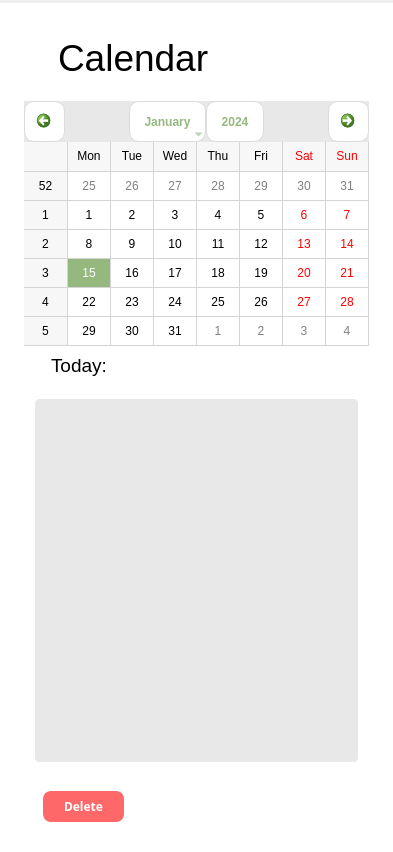
<?xml version="1.0" encoding="UTF-8"?>
<ui version="4.0">
 <class>MainWindow</class>
 <widget class="QMainWindow" name="MainWindow">
  <property name="geometry">
   <rect>
    <x>0</x>
    <y>0</y>
    <width>393</width>
    <height>852</height>
   </rect>
  </property>
  <property name="minimumSize">
   <size>
    <width>393</width>
    <height>852</height>
   </size>
  </property>
  <property name="maximumSize">
   <size>
    <width>393</width>
    <height>852</height>
   </size>
  </property>
  <property name="windowTitle">
   <string>MainWindow</string>
  </property>
  <widget class="QWidget" name="centralwidget">
   <widget class="QStackedWidget" name="stackedWidget">
    <property name="geometry">
     <rect>
      <x>0</x>
      <y>3</y>
      <width>393</width>
      <height>852</height>
     </rect>
    </property>
    <property name="styleSheet">
     <string notr="true">background-color: rgb(255, 255, 255);</string>
    </property>
    <property name="currentIndex">
     <number>0</number>
    </property>
    <widget class="QWidget" name="Calendar1">
     <property name="styleSheet">
      <string notr="true">background-color: rgb(255, 255, 255);
</string>
     </property>
     <widget class="QLabel" name="HeaderPage1">
      <property name="geometry">
       <rect>
        <x>58</x>
        <y>30</y>
        <width>215</width>
        <height>51</height>
       </rect>
      </property>
      <property name="toolTip">
       <string>&lt;html&gt;&lt;head/&gt;&lt;body&gt;&lt;p&gt;&lt;span style=&quot; font-size:36pt;&quot;&gt;Calendar&lt;/span&gt;&lt;/p&gt;&lt;/body&gt;&lt;/html&gt;</string>
      </property>
      <property name="styleSheet">
       <string notr="true">font-family: 'Poppins', sans-serif;

background:none;</string>
      </property>
      <property name="text">
       <string>&lt;html&gt;&lt;head/&gt;&lt;body&gt;&lt;p&gt;&lt;span style=&quot; font-size:28pt;&quot;&gt;Calendar&lt;/span&gt;&lt;/p&gt;&lt;/body&gt;&lt;/html&gt;</string>
      </property>
      <property name="textFormat">
       <enum>Qt::MarkdownText</enum>
      </property>
      <property name="scaledContents">
       <bool>false</bool>
      </property>
     </widget>
     <widget class="QPushButton" name="BackButton">
      <property name="geometry">
       <rect>
        <x>18</x>
        <y>40</y>
        <width>31</width>
        <height>31</height>
       </rect>
      </property>
      <property name="toolTip">
       <string>&lt;html&gt;&lt;head/&gt;&lt;body&gt;&lt;p&gt;&lt;img src=&quot;:/Back Button.png&quot;/&gt;&lt;/p&gt;&lt;/body&gt;&lt;/html&gt;</string>
      </property>
      <property name="styleSheet">
       <string notr="true">backgroiund:none;
border-style: outset;
background-color:transparent;</string>
      </property>
      <property name="text">
       <string/>
      </property>
      <property name="icon">
       <iconset resource="calendar_assets/resource.qrc">
        <normaloff>:/Back Button.png</normaloff>:/Back Button.png</iconset>
      </property>
      <property name="iconSize">
       <size>
        <width>25</width>
        <height>25</height>
       </size>
      </property>
      <property name="autoDefault">
       <bool>false</bool>
      </property>
     </widget>
     <widget class="QCalendarWidget" name="CalendarWidget">
      <property name="geometry">
       <rect>
        <x>24</x>
        <y>98</y>
        <width>345</width>
        <height>245</height>
       </rect>
      </property>
      <property name="styleSheet">
       <string notr="true">


/* Calendar Navigation Bar */
QCalendarWidget QWidget#qt_calendar_navigationbar {
    background-color: #E8E8E8; /* Grey background color */
	color: rgb(149, 184, 127);
}

/* Calendar Navigation Buttons */
QCalendarWidget QToolButton {
    color: #95b87f; /* Text color */
    border: 1px solid #dcdcdc; /* Border style */
    border-radius: 10px; /* Rounded corners */
    padding: 10px; /* Padding */
}

/* Calendar Month and Year */
QCalendarWidget QSpinBox, QCalendarWidget QComboBox {
    color: #d1e6bf; /* Text color */
    padding: 5px; /* Adjust padding for year */
    border: 4px solid #dcdcdc; /* Border style */
    border-radius: 10px; /* Rounded corners */
}

/* Remove down-arrow indication */
QCalendarWidget QComboBox::down-arrow {
    width: 0;
    color: transparent;
}

/* Calendar Dropdown */
QCalendarWidget QMenu {
    width: 200px; /* Width of the dropdown */
}

/* Selected Date */
QCalendarWidget QAbstractItemView:enabled {
    selection-background-color: #95b87f; /* Background color of selected date */
	border-radius:5px;
    selection-color: #ffffff; /* Text color of selected date */
}

/* Disabled Dates */
QCalendarWidget QAbstractItemView:disabled {
    color: #808080; /* Disabled text color */
}



</string>
      </property>
      <property name="gridVisible">
       <bool>true</bool>
      </property>
      <property name="navigationBarVisible">
       <bool>true</bool>
      </property>
      <property name="dateEditEnabled">
       <bool>true</bool>
      </property>
     </widget>
     <widget class="QLabel" name="TodayPage1">
      <property name="geometry">
       <rect>
        <x>51</x>
        <y>342</y>
        <width>161</width>
        <height>41</height>
       </rect>
      </property>
      <property name="toolTip">
       <string>&lt;html&gt;&lt;head/&gt;&lt;body&gt;&lt;p&gt;&lt;span style=&quot; font-size:36pt;&quot;&gt;Calendar&lt;/span&gt;&lt;/p&gt;&lt;/body&gt;&lt;/html&gt;</string>
      </property>
      <property name="styleSheet">
       <string notr="true">background-color:transparent;
font: 8pt &quot;Sans Serif Collection&quot;;</string>
      </property>
      <property name="text">
       <string>&lt;html&gt;&lt;head/&gt;&lt;body&gt;&lt;p&gt;&lt;span style=&quot; font-size:14pt;&quot;&gt;Today:&lt;/span&gt;&lt;/p&gt;&lt;/body&gt;&lt;/html&gt;</string>
      </property>
      <property name="textFormat">
       <enum>Qt::MarkdownText</enum>
      </property>
      <property name="scaledContents">
       <bool>false</bool>
      </property>
     </widget>
     <widget class="QPushButton" name="pushButton">
      <property name="geometry">
       <rect>
        <x>277</x>
        <y>766</y>
        <width>91</width>
        <height>81</height>
       </rect>
      </property>
      <property name="styleSheet">
       <string notr="true">border-style: outset;
background-color:transparent;</string>
      </property>
      <property name="text">
       <string/>
      </property>
      <property name="icon">
       <iconset resource="calendar_assets/resource.qrc">
        <normaloff>:/AddButton.png</normaloff>:/AddButton.png</iconset>
      </property>
      <property name="iconSize">
       <size>
        <width>60</width>
        <height>60</height>
       </size>
      </property>
     </widget>
     <widget class="QListWidget" name="taskListWidget">
      <property name="geometry">
       <rect>
        <x>31</x>
        <y>392</y>
        <width>331</width>
        <height>371</height>
       </rect>
      </property>
      <property name="font">
       <font>
        <pointsize>12</pointsize>
        <weight>75</weight>
        <bold>true</bold>
       </font>
      </property>
      <property name="styleSheet">
       <string notr="true">background-color: rgb(255, 239, 213);
color: rgb(255, 255, 255);
background-color: rgb(232, 232, 232);
border-radius:8px;
border:4px solid white;
padding:20px;</string>
      </property>
     </widget>
     <widget class="QPushButton" name="doneTask">
      <property name="geometry">
       <rect>
        <x>43</x>
        <y>788</y>
        <width>81</width>
        <height>31</height>
       </rect>
      </property>
      <property name="font">
       <font>
        <family>Sans Serif Collection</family>
        <weight>75</weight>
        <bold>true</bold>
       </font>
      </property>
      <property name="styleSheet">
       <string notr="true">
        color: #ffffff; /* Text color for enabled state */
        background-color: #FF6868; /* Background color */
        border: 2px solid #FF6868; /* Border color */
        border-radius: 8px; /* Rounded corners */
        padding: 5px 10px; /* Padding */





</string>
      </property>
      <property name="text">
       <string>Delete</string>
      </property>
     </widget>
     <zorder>taskListWidget</zorder>
     <zorder>HeaderPage1</zorder>
     <zorder>BackButton</zorder>
     <zorder>CalendarWidget</zorder>
     <zorder>TodayPage1</zorder>
     <zorder>pushButton</zorder>
     <zorder>doneTask</zorder>
    </widget>
    <widget class="QWidget" name="Calendar2">
     <property name="styleSheet">
      <string notr="true">background-color: rgb(255, 255, 255);</string>
     </property>
     <widget class="QLabel" name="CalendarLabel_5">
      <property name="geometry">
       <rect>
        <x>70</x>
        <y>50</y>
        <width>191</width>
        <height>51</height>
       </rect>
      </property>
      <property name="toolTip">
       <string>&lt;html&gt;&lt;head/&gt;&lt;body&gt;&lt;p&gt;&lt;span style=&quot; font-size:36pt;&quot;&gt;Calendar&lt;/span&gt;&lt;/p&gt;&lt;/body&gt;&lt;/html&gt;</string>
      </property>
      <property name="styleSheet">
       <string notr="true">font-family: 'Poppins', sans-serif;
background:none;</string>
      </property>
      <property name="text">
       <string>&lt;html&gt;&lt;head/&gt;&lt;body&gt;&lt;p&gt;&lt;span style=&quot; font-size:28pt;&quot;&gt;Task Editor&lt;/span&gt;&lt;/p&gt;&lt;/body&gt;&lt;/html&gt;</string>
      </property>
      <property name="textFormat">
       <enum>Qt::MarkdownText</enum>
      </property>
      <property name="scaledContents">
       <bool>false</bool>
      </property>
     </widget>
     <widget class="QPushButton" name="BackButtonPage2">
      <property name="geometry">
       <rect>
        <x>30</x>
        <y>60</y>
        <width>31</width>
        <height>31</height>
       </rect>
      </property>
      <property name="toolTip">
       <string>&lt;html&gt;&lt;head/&gt;&lt;body&gt;&lt;p&gt;&lt;img src=&quot;:/Back Button.png&quot;/&gt;&lt;/p&gt;&lt;/body&gt;&lt;/html&gt;</string>
      </property>
      <property name="styleSheet">
       <string notr="true">background:none;
background-color:transparent;
border-style: outset;</string>
      </property>
      <property name="text">
       <string/>
      </property>
      <property name="icon">
       <iconset resource="calendar_assets/resource.qrc">
        <normaloff>:/Back Button.png</normaloff>:/Back Button.png</iconset>
      </property>
      <property name="iconSize">
       <size>
        <width>25</width>
        <height>25</height>
       </size>
      </property>
      <property name="autoDefault">
       <bool>false</bool>
      </property>
     </widget>
     <widget class="QLabel" name="TitlePage2">
      <property name="geometry">
       <rect>
        <x>30</x>
        <y>130</y>
        <width>61</width>
        <height>41</height>
       </rect>
      </property>
      <property name="toolTip">
       <string>&lt;html&gt;&lt;head/&gt;&lt;body&gt;&lt;p&gt;&lt;span style=&quot; font-size:36pt;&quot;&gt;Calendar&lt;/span&gt;&lt;/p&gt;&lt;/body&gt;&lt;/html&gt;</string>
      </property>
      <property name="styleSheet">
       <string notr="true">background:none;
background-color:transparent;
font: 8pt &quot;Sans Serif Collection&quot;;</string>
      </property>
      <property name="text">
       <string>&lt;html&gt;&lt;head/&gt;&lt;body&gt;&lt;p&gt;&lt;span style=&quot; font-size:14pt;&quot;&gt;Title&lt;/span&gt;&lt;/p&gt;&lt;p&gt;&lt;br/&gt;&lt;/p&gt;&lt;/body&gt;&lt;/html&gt;</string>
      </property>
      <property name="textFormat">
       <enum>Qt::MarkdownText</enum>
      </property>
      <property name="scaledContents">
       <bool>false</bool>
      </property>
     </widget>
     <widget class="QTextEdit" name="TitleText">
      <property name="geometry">
       <rect>
        <x>20</x>
        <y>170</y>
        <width>341</width>
        <height>39</height>
       </rect>
      </property>
      <property name="font">
       <font>
        <family>Verdana</family>
        <pointsize>10</pointsize>
       </font>
      </property>
      <property name="styleSheet">
       <string notr="true">background-color: rgb(232, 232, 232);
border-radius:8px;
border:2px solid white;
padding:2px
</string>
      </property>
      <property name="html">
       <string>&lt;!DOCTYPE HTML PUBLIC &quot;-//W3C//DTD HTML 4.0//EN&quot; &quot;http://www.w3.org/TR/REC-html40/strict.dtd&quot;&gt;
&lt;html&gt;&lt;head&gt;&lt;meta name=&quot;qrichtext&quot; content=&quot;1&quot; /&gt;&lt;style type=&quot;text/css&quot;&gt;
p, li { white-space: pre-wrap; }
&lt;/style&gt;&lt;/head&gt;&lt;body style=&quot; font-family:'Verdana'; font-size:10pt; font-weight:400; font-style:normal;&quot;&gt;
&lt;p style=&quot;-qt-paragraph-type:empty; margin-top:0px; margin-bottom:0px; margin-left:0px; margin-right:0px; -qt-block-indent:0; text-indent:0px; font-size:14pt;&quot;&gt;&lt;br /&gt;&lt;/p&gt;&lt;/body&gt;&lt;/html&gt;</string>
      </property>
     </widget>
     <widget class="QLabel" name="DatePage2">
      <property name="geometry">
       <rect>
        <x>30</x>
        <y>220</y>
        <width>61</width>
        <height>41</height>
       </rect>
      </property>
      <property name="toolTip">
       <string>&lt;html&gt;&lt;head/&gt;&lt;body&gt;&lt;p&gt;&lt;span style=&quot; font-size:36pt;&quot;&gt;Calendar&lt;/span&gt;&lt;/p&gt;&lt;/body&gt;&lt;/html&gt;</string>
      </property>
      <property name="styleSheet">
       <string notr="true">background:none;
background-color:transparent;
font: 8pt &quot;Sans Serif Collection&quot;;</string>
      </property>
      <property name="text">
       <string>&lt;html&gt;&lt;head/&gt;&lt;body&gt;&lt;p&gt;&lt;span style=&quot; font-size:14pt;&quot;&gt;Date&lt;/span&gt;&lt;/p&gt;&lt;p&gt;&lt;br/&gt;&lt;/p&gt;&lt;/body&gt;&lt;/html&gt;</string>
      </property>
      <property name="textFormat">
       <enum>Qt::MarkdownText</enum>
      </property>
      <property name="scaledContents">
       <bool>false</bool>
      </property>
     </widget>
     <widget class="QLabel" name="DescriptionPage2">
      <property name="geometry">
       <rect>
        <x>30</x>
        <y>330</y>
        <width>111</width>
        <height>41</height>
       </rect>
      </property>
      <property name="toolTip">
       <string>&lt;html&gt;&lt;head/&gt;&lt;body&gt;&lt;p&gt;&lt;span style=&quot; font-size:36pt;&quot;&gt;Calendar&lt;/span&gt;&lt;/p&gt;&lt;/body&gt;&lt;/html&gt;</string>
      </property>
      <property name="styleSheet">
       <string notr="true">background:none;
background-color:transparent;
font: 8pt &quot;Sans Serif Collection&quot;;</string>
      </property>
      <property name="text">
       <string>&lt;html&gt;&lt;head/&gt;&lt;body&gt;&lt;p&gt;&lt;span style=&quot; font-size:14pt;&quot;&gt;Description&lt;/span&gt;&lt;/p&gt;&lt;p&gt;&lt;br/&gt;&lt;/p&gt;&lt;/body&gt;&lt;/html&gt;</string>
      </property>
      <property name="textFormat">
       <enum>Qt::MarkdownText</enum>
      </property>
      <property name="scaledContents">
       <bool>false</bool>
      </property>
     </widget>
     <widget class="QTextEdit" name="DescriptionText">
      <property name="geometry">
       <rect>
        <x>20</x>
        <y>380</y>
        <width>341</width>
        <height>161</height>
       </rect>
      </property>
      <property name="font">
       <font>
        <family>Verdana</family>
        <pointsize>12</pointsize>
        <weight>75</weight>
        <bold>true</bold>
       </font>
      </property>
      <property name="styleSheet">
       <string notr="true">border:3px solid white;

background-color: rgb(232, 232, 232);
border-radius:8px;
padding:20px;</string>
      </property>
      <property name="html">
       <string>&lt;!DOCTYPE HTML PUBLIC &quot;-//W3C//DTD HTML 4.0//EN&quot; &quot;http://www.w3.org/TR/REC-html40/strict.dtd&quot;&gt;
&lt;html&gt;&lt;head&gt;&lt;meta name=&quot;qrichtext&quot; content=&quot;1&quot; /&gt;&lt;style type=&quot;text/css&quot;&gt;
p, li { white-space: pre-wrap; }
&lt;/style&gt;&lt;/head&gt;&lt;body style=&quot; font-family:'Verdana'; font-size:12pt; font-weight:600; font-style:normal;&quot;&gt;
&lt;p style=&quot;-qt-paragraph-type:empty; margin-top:0px; margin-bottom:0px; margin-left:0px; margin-right:0px; -qt-block-indent:0; text-indent:0px;&quot;&gt;&lt;br /&gt;&lt;/p&gt;&lt;/body&gt;&lt;/html&gt;</string>
      </property>
     </widget>
     <widget class="QPushButton" name="Save">
      <property name="geometry">
       <rect>
        <x>270</x>
        <y>570</y>
        <width>81</width>
        <height>31</height>
       </rect>
      </property>
      <property name="font">
       <font>
        <weight>75</weight>
        <bold>true</bold>
       </font>
      </property>
      <property name="styleSheet">
       <string notr="true">color: #ffffff; /* Text color for enabled state */
background-color: #99BC85; /* Background color */
border: 2px solid #99BC85; /* Border color */
border-style: outset;
border-radius: 8px;</string>
      </property>
      <property name="text">
       <string>Save</string>
      </property>
     </widget>
     <widget class="QComboBox" name="MonthBox">
      <property name="geometry">
       <rect>
        <x>30</x>
        <y>290</y>
        <width>81</width>
        <height>22</height>
       </rect>
      </property>
      <property name="styleSheet">
       <string notr="true">border-radius:7px;
border:3px solid white;
background-color: rgb(232, 232, 232);</string>
      </property>
     </widget>
     <widget class="QComboBox" name="DayBox">
      <property name="geometry">
       <rect>
        <x>150</x>
        <y>290</y>
        <width>81</width>
        <height>22</height>
       </rect>
      </property>
      <property name="styleSheet">
       <string notr="true">border-radius:7px;
border:3px solid white;
background-color: rgb(232, 232, 232);</string>
      </property>
      <property name="frame">
       <bool>true</bool>
      </property>
     </widget>
     <widget class="QComboBox" name="YearBox">
      <property name="geometry">
       <rect>
        <x>270</x>
        <y>290</y>
        <width>81</width>
        <height>22</height>
       </rect>
      </property>
      <property name="styleSheet">
       <string notr="true">border-radius:7px;
border:3px solid white;
background-color: rgb(232, 232, 232);</string>
      </property>
     </widget>
     <widget class="QLabel" name="Month">
      <property name="geometry">
       <rect>
        <x>50</x>
        <y>270</y>
        <width>41</width>
        <height>16</height>
       </rect>
      </property>
      <property name="font">
       <font>
        <family>Verdana</family>
        <pointsize>9</pointsize>
        <weight>50</weight>
        <bold>false</bold>
       </font>
      </property>
      <property name="styleSheet">
       <string notr="true">background:none;
background-color:transparent;</string>
      </property>
      <property name="text">
       <string>Month</string>
      </property>
     </widget>
     <widget class="QLabel" name="Day">
      <property name="geometry">
       <rect>
        <x>180</x>
        <y>270</y>
        <width>47</width>
        <height>13</height>
       </rect>
      </property>
      <property name="font">
       <font>
        <family>Verdana</family>
        <pointsize>9</pointsize>
        <weight>50</weight>
        <bold>false</bold>
       </font>
      </property>
      <property name="styleSheet">
       <string notr="true">background:none;
background-color:transparent;</string>
      </property>
      <property name="text">
       <string>Day</string>
      </property>
     </widget>
     <widget class="QLabel" name="Year">
      <property name="geometry">
       <rect>
        <x>300</x>
        <y>270</y>
        <width>47</width>
        <height>13</height>
       </rect>
      </property>
      <property name="font">
       <font>
        <family>Verdana</family>
        <pointsize>9</pointsize>
        <weight>50</weight>
        <bold>false</bold>
       </font>
      </property>
      <property name="styleSheet">
       <string notr="true">background:none;
background-color:transparent;</string>
      </property>
      <property name="text">
       <string>Year</string>
      </property>
     </widget>
     <widget class="QLabel" name="label_2">
      <property name="geometry">
       <rect>
        <x>0</x>
        <y>0</y>
        <width>393</width>
        <height>852</height>
       </rect>
      </property>
      <property name="font">
       <font>
        <pointsize>20</pointsize>
       </font>
      </property>
      <property name="styleSheet">
       <string notr="true">background:none;
background-color:transparent;
background-color: rgb(255, 255, 255);</string>
      </property>
      <property name="text">
       <string/>
      </property>
     </widget>
     <zorder>label_2</zorder>
     <zorder>CalendarLabel_5</zorder>
     <zorder>BackButtonPage2</zorder>
     <zorder>TitlePage2</zorder>
     <zorder>TitleText</zorder>
     <zorder>DatePage2</zorder>
     <zorder>DescriptionPage2</zorder>
     <zorder>DescriptionText</zorder>
     <zorder>Save</zorder>
     <zorder>MonthBox</zorder>
     <zorder>DayBox</zorder>
     <zorder>YearBox</zorder>
     <zorder>Month</zorder>
     <zorder>Day</zorder>
     <zorder>Year</zorder>
    </widget>
    <widget class="QWidget" name="Calendar3">
     <property name="styleSheet">
      <string notr="true">background-color: rgb(255, 255, 255);</string>
     </property>
     <widget class="QPushButton" name="BackButtonPage3">
      <property name="geometry">
       <rect>
        <x>30</x>
        <y>60</y>
        <width>31</width>
        <height>31</height>
       </rect>
      </property>
      <property name="toolTip">
       <string>&lt;html&gt;&lt;head/&gt;&lt;body&gt;&lt;p&gt;&lt;img src=&quot;:/Back Button.png&quot;/&gt;&lt;/p&gt;&lt;/body&gt;&lt;/html&gt;</string>
      </property>
      <property name="styleSheet">
       <string notr="true">
border-style: outset;</string>
      </property>
      <property name="text">
       <string/>
      </property>
      <property name="icon">
       <iconset resource="calendar_assets/resource.qrc">
        <normaloff>:/Back Button.png</normaloff>:/Back Button.png</iconset>
      </property>
      <property name="iconSize">
       <size>
        <width>25</width>
        <height>25</height>
       </size>
      </property>
      <property name="autoDefault">
       <bool>false</bool>
      </property>
     </widget>
     <widget class="QLabel" name="HeaderPage3">
      <property name="geometry">
       <rect>
        <x>70</x>
        <y>50</y>
        <width>191</width>
        <height>51</height>
       </rect>
      </property>
      <property name="toolTip">
       <string>&lt;html&gt;&lt;head/&gt;&lt;body&gt;&lt;p&gt;&lt;span style=&quot; font-size:36pt;&quot;&gt;Calendar&lt;/span&gt;&lt;/p&gt;&lt;/body&gt;&lt;/html&gt;</string>
      </property>
      <property name="styleSheet">
       <string notr="true">font-family: 'Poppins', sans-serif;</string>
      </property>
      <property name="text">
       <string>&lt;html&gt;&lt;head/&gt;&lt;body&gt;&lt;p&gt;&lt;span style=&quot; font-size:28pt;&quot;&gt;Calendar&lt;/span&gt;&lt;/p&gt;&lt;/body&gt;&lt;/html&gt;</string>
      </property>
      <property name="textFormat">
       <enum>Qt::MarkdownText</enum>
      </property>
      <property name="scaledContents">
       <bool>false</bool>
      </property>
     </widget>
     <widget class="QLabel" name="DatePage3">
      <property name="geometry">
       <rect>
        <x>40</x>
        <y>130</y>
        <width>261</width>
        <height>51</height>
       </rect>
      </property>
      <property name="toolTip">
       <string>&lt;html&gt;&lt;head/&gt;&lt;body&gt;&lt;p&gt;&lt;span style=&quot; font-size:36pt;&quot;&gt;Calendar&lt;/span&gt;&lt;/p&gt;&lt;/body&gt;&lt;/html&gt;</string>
      </property>
      <property name="styleSheet">
       <string notr="true">font-family: 'Poppins', sans-serif;</string>
      </property>
      <property name="text">
       <string>&lt;html&gt;&lt;head/&gt;&lt;body&gt;&lt;p&gt;&lt;span style=&quot; font-size:24pt;&quot;&gt;April 13, 2024&lt;/span&gt;&lt;/p&gt;&lt;/body&gt;&lt;/html&gt;</string>
      </property>
      <property name="textFormat">
       <enum>Qt::MarkdownText</enum>
      </property>
      <property name="scaledContents">
       <bool>false</bool>
      </property>
     </widget>
     <widget class="QLabel" name="TitlePage3">
      <property name="geometry">
       <rect>
        <x>40</x>
        <y>180</y>
        <width>191</width>
        <height>41</height>
       </rect>
      </property>
      <property name="toolTip">
       <string>&lt;html&gt;&lt;head/&gt;&lt;body&gt;&lt;p&gt;&lt;span style=&quot; font-size:36pt;&quot;&gt;Calendar&lt;/span&gt;&lt;/p&gt;&lt;/body&gt;&lt;/html&gt;</string>
      </property>
      <property name="styleSheet">
       <string notr="true">font-family: 'Poppins', sans-serif;</string>
      </property>
      <property name="text">
       <string>&lt;html&gt;&lt;head/&gt;&lt;body&gt;&lt;p&gt;&lt;span style=&quot; font-size:14pt;&quot;&gt;Events/Reminders&lt;/span&gt;&lt;/p&gt;&lt;/body&gt;&lt;/html&gt;</string>
      </property>
      <property name="textFormat">
       <enum>Qt::MarkdownText</enum>
      </property>
      <property name="scaledContents">
       <bool>false</bool>
      </property>
     </widget>
     <widget class="QRadioButton" name="radioButton">
      <property name="geometry">
       <rect>
        <x>40</x>
        <y>240</y>
        <width>311</width>
        <height>51</height>
       </rect>
      </property>
      <property name="styleSheet">
       <string notr="true">QRadioButton {
    color: #333;
    font-size: 16px;
    background-color: #f0f0f0; 
	border-radius: 8px;
}

QRadioButton::indicator {
    width: 16px; 
    height: 16px;
    position: relative;
    left: 20px; 
}

QRadioButton::indicator::unchecked {
    background-color: #fff;
    border: 1px solid #666;
    border-radius: 8px;
}

QRadioButton::indicator::unchecked:hover {
    background-color: #ccc;
}

QRadioButton::indicator::checked {
    background-color: #007bff;
    border: 1px solid #007bff;
    border-radius: 8px; 
}
</string>
      </property>
      <property name="text">
       <string/>
      </property>
     </widget>
    </widget>
   </widget>
  </widget>
 </widget>
 <resources>
  <include location="calendar_assets/resource.qrc"/>
 </resources>
 <connections/>
</ui>
